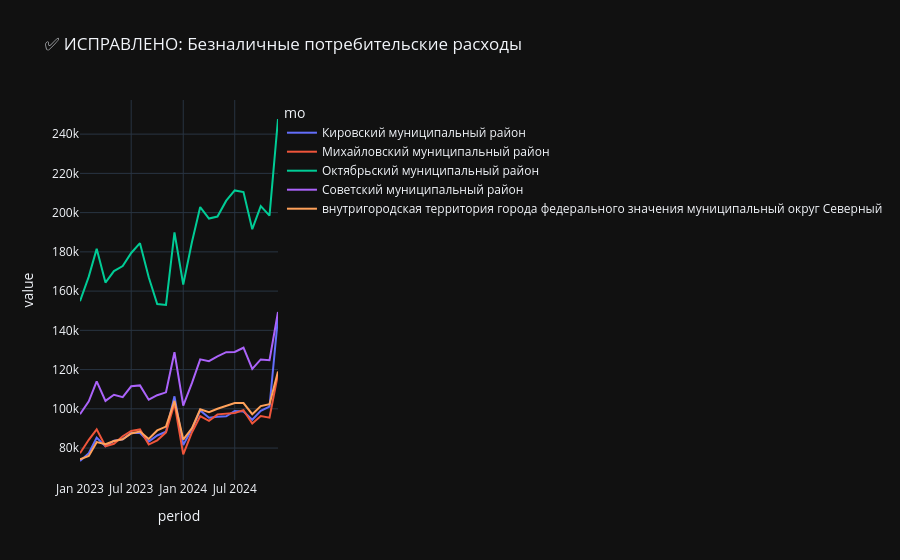

The cell this chart's notebook holds for it:
### Code cell
# --- ЧАСТЬ 1: ЧИНИМ НАШ ПРЕДЫДУЩИЙ ГРАФИК ---

# Группируем данные: для каждой даты и каждого МО считаем общую сумму, 
# чтобы избавиться от дубликатов (одинаковых названий районов)
df_plot_fixed = df_plot.groupby(['period', 'mo'])['value'].sum().reset_index()

# Рисуем исправленный график (теперь линии будут плавными!)
fig = px.line(df_plot_fixed, 
              x='period', y='value', color='mo', 
              title='✅ ИСПРАВЛЕНО: Безналичные потребительские расходы',
              template='plotly_dark')
fig.show()


# --- ЧАСТЬ 2: ДЕНЬ 2 - ОБОГАЩАЕМ ДАННЫЕ (СЛИЯНИЕ) ---

print("Начинаем процесс объединения таблиц...\n")

# 1. Загружаем макро-данные (общие траты по стране)
# Вспоминаем твой первый скриншот: там разделитель была запятая, поэтому sep=','
df_macro = pd.read_csv('consumer-spending.csv', sep=';')

# 2. Оставляем только категорию "Всего"
df_macro = df_macro[df_macro['category'] == 'Всего']

# 3. Переименовываем колонки, чтобы не запутаться при склейке
# date -> period (чтобы совпадало с главной таблицей)
# value -> macro_value (чтобы отличать от трат муниципалитета)
df_macro = df_macro.rename(columns={'date': 'period', 'value': 'macro_value'})
df_macro['period'] = pd.to_datetime(df_macro['period'])

# Нам нужны только дата и значение
df_macro = df_macro[['period', 'macro_value']]

# 4. ДЕЛАЕМ МАГИЮ (Склеиваем две таблицы по дате)
# Мы берем нашу очищенную таблицу df_clean и приклеиваем df_macro
df_final = pd.merge(df_clean, df_macro, on='period', how='left')

# Снова убираем дубликаты муниципалитетов по всей финальной базе
df_final = df_final.groupby(['period', 'mo']).agg({
    'value': 'sum',         # Траты в МО суммируем
    'macro_value': 'mean'   # Макро-траты (они одинаковые для даты) усредняем
}).reset_index()

print("Готово! Вот так теперь выглядит наша обогащенная база для нейросети:")
display(df_final.head())

print(f"\nВсего строк в нашей финальной базе: {df_final.shape[0]}")

### Figure 1 — Plotly figure (JSON) as saved in the notebook; plotly's stock layout.template omitted (floating-point values rounded to 4 significant figures)
{"data": [{"hovertemplate": "mo=Кировский муниципальный район<br>period=%{x}<br>value=%{y}<extra></extra>", "legendgroup": "Кировский муниципальный район", "line": {"color": "#636efa", "dash": "solid"}, "marker": {"symbol": "circle"}, "mode": "lines", "name": "Кировский муниципальный район", "orientation": "v", "showlegend": true, "type": "scatter", "x": ["2023-01-01T00:00:00.000000000", "2023-02-01T00:00:00.000000000", "2023-03-01T00:00:00.000000000", "2023-04-01T00:00:00.000000000", "2023-05-01T00:00:00.000000000", "2023-06-01T00:00:00.000000000", "2023-07-01T00:00:00.000000000", "2023-08-01T00:00:00.000000000", "2023-09-01T00:00:00.000000000", "2023-10-01T00:00:00.000000000", "2023-11-01T00:00:00.000000000", "2023-12-01T00:00:00.000000000", "2024-01-01T00:00:00.000000000", "2024-02-01T00:00:00.000000000", "2024-03-01T00:00:00.000000000", "2024-04-01T00:00:00.000000000", "2024-05-01T00:00:00.000000000", "2024-06-01T00:00:00.000000000", "2024-07-01T00:00:00.000000000", "2024-08-01T00:00:00.000000000", "2024-09-01T00:00:00.000000000", "2024-10-01T00:00:00.000000000", "2024-11-01T00:00:00.000000000", "2024-12-01T00:00:00.000000000"], "xaxis": "x", "y": [73400, 77377, 85238, 80975, 83762, 84415, 87666, 87694, 83264, 86400, 88291, 106368, 81485, 89816, 99206, 95463, 96008, 96173, 98873, 98668, 94398, 98982, 101159, 146771], "yaxis": "y"}, {"hovertemplate": "mo=Михайловский муниципальный район<br>period=%{x}<br>value=%{y}<extra></extra>", "legendgroup": "Михайловский муниципальный район", "line": {"color": "#EF553B", "dash": "solid"}, "marker": {"symbol": "circle"}, "mode": "lines", "name": "Михайловский муниципальный район", "orientation": "v", "showlegend": true, "type": "scatter", "x": ["2023-01-01T00:00:00.000000000", "2023-02-01T00:00:00.000000000", "2023-03-01T00:00:00.000000000", "2023-04-01T00:00:00.000000000", "2023-05-01T00:00:00.000000000", "2023-06-01T00:00:00.000000000", "2023-07-01T00:00:00.000000000", "2023-08-01T00:00:00.000000000", "2023-09-01T00:00:00.000000000", "2023-10-01T00:00:00.000000000", "2023-11-01T00:00:00.000000000", "2023-12-01T00:00:00.000000000", "2024-01-01T00:00:00.000000000", "2024-02-01T00:00:00.000000000", "2024-03-01T00:00:00.000000000", "2024-04-01T00:00:00.000000000", "2024-05-01T00:00:00.000000000", "2024-06-01T00:00:00.000000000", "2024-07-01T00:00:00.000000000", "2024-08-01T00:00:00.000000000", "2024-09-01T00:00:00.000000000", "2024-10-01T00:00:00.000000000", "2024-11-01T00:00:00.000000000", "2024-12-01T00:00:00.000000000"], "xaxis": "x", "y": [77313, 84195, 89555, 80905, 82177, 86000, 88749, 89493, 81792, 83919, 87896, 102779, 76772, 88079, 96236, 93887, 97179, 97659, 97850, 99306, 92508, 96296, 95490, 117776], "yaxis": "y"}, {"hovertemplate": "mo=Октябрьский муниципальный район<br>period=%{x}<br>value=%{y}<extra></extra>", "legendgroup": "Октябрьский муниципальный район", "line": {"color": "#00cc96", "dash": "solid"}, "marker": {"symbol": "circle"}, "mode": "lines", "name": "Октябрьский муниципальный район", "orientation": "v", "showlegend": true, "type": "scatter", "x": ["2023-01-01T00:00:00.000000000", "2023-02-01T00:00:00.000000000", "2023-03-01T00:00:00.000000000", "2023-04-01T00:00:00.000000000", "2023-05-01T00:00:00.000000000", "2023-06-01T00:00:00.000000000", "2023-07-01T00:00:00.000000000", "2023-08-01T00:00:00.000000000", "2023-09-01T00:00:00.000000000", "2023-10-01T00:00:00.000000000", "2023-11-01T00:00:00.000000000", "2023-12-01T00:00:00.000000000", "2024-01-01T00:00:00.000000000", "2024-02-01T00:00:00.000000000", "2024-03-01T00:00:00.000000000", "2024-04-01T00:00:00.000000000", "2024-05-01T00:00:00.000000000", "2024-06-01T00:00:00.000000000", "2024-07-01T00:00:00.000000000", "2024-08-01T00:00:00.000000000", "2024-09-01T00:00:00.000000000", "2024-10-01T00:00:00.000000000", "2024-11-01T00:00:00.000000000", "2024-12-01T00:00:00.000000000"], "xaxis": "x", "y": [154836, 167370, 181529, 164327, 170203, 172745, 179436, 184425, 167074, 153414, 152963, 189920, 163350, 185106, 202851, 196984, 198009, 206099, 211323, 210450, 191574, 203324, 198446, 247717], "yaxis": "y"}, {"hovertemplate": "mo=Советский муниципальный район<br>period=%{x}<br>value=%{y}<extra></extra>", "legendgroup": "Советский муниципальный район", "line": {"color": "#ab63fa", "dash": "solid"}, "marker": {"symbol": "circle"}, "mode": "lines", "name": "Советский муниципальный район", "orientation": "v", "showlegend": true, "type": "scatter", "x": ["2023-01-01T00:00:00.000000000", "2023-02-01T00:00:00.000000000", "2023-03-01T00:00:00.000000000", "2023-04-01T00:00:00.000000000", "2023-05-01T00:00:00.000000000", "2023-06-01T00:00:00.000000000", "2023-07-01T00:00:00.000000000", "2023-08-01T00:00:00.000000000", "2023-09-01T00:00:00.000000000", "2023-10-01T00:00:00.000000000", "2023-11-01T00:00:00.000000000", "2023-12-01T00:00:00.000000000", "2024-01-01T00:00:00.000000000", "2024-02-01T00:00:00.000000000", "2024-03-01T00:00:00.000000000", "2024-04-01T00:00:00.000000000", "2024-05-01T00:00:00.000000000", "2024-06-01T00:00:00.000000000", "2024-07-01T00:00:00.000000000", "2024-08-01T00:00:00.000000000", "2024-09-01T00:00:00.000000000", "2024-10-01T00:00:00.000000000", "2024-11-01T00:00:00.000000000", "2024-12-01T00:00:00.000000000"], "xaxis": "x", "y": [97242, 103796, 114016, 104023, 107158, 105941, 111478, 111921, 104646, 106923, 108401, 128860, 101675, 113212, 125224, 124306, 126698, 128854, 128989, 131134, 120370, 125164, 124809, 149403], "yaxis": "y"}, {"hovertemplate": "mo=внутригородская территория города федерального значения муниципальный округ Северный<br>period=%{x}<br>value=%{y}<extra></extra>", "legendgroup": "внутригородская территория города федерального значения муниципальный округ Северный", "line": {"color": "#FFA15A", "dash": "solid"}, "marker": {"symbol": "circle"}, "mode": "lines", "name": "внутригородская территория города федерального значения муниципальный округ Северный", "orientation": "v", "showlegend": true, "type": "scatter", "x": ["2023-01-01T00:00:00.000000000", "2023-02-01T00:00:00.000000000", "2023-03-01T00:00:00.000000000", "2023-04-01T00:00:00.000000000", "2023-05-01T00:00:00.000000000", "2023-06-01T00:00:00.000000000", "2023-07-01T00:00:00.000000000", "2023-08-01T00:00:00.000000000", "2023-09-01T00:00:00.000000000", "2023-10-01T00:00:00.000000000", "2023-11-01T00:00:00.000000000", "2023-12-01T00:00:00.000000000", "2024-01-01T00:00:00.000000000", "2024-02-01T00:00:00.000000000", "2024-03-01T00:00:00.000000000", "2024-04-01T00:00:00.000000000", "2024-05-01T00:00:00.000000000", "2024-06-01T00:00:00.000000000", "2024-07-01T00:00:00.000000000", "2024-08-01T00:00:00.000000000", "2024-09-01T00:00:00.000000000", "2024-10-01T00:00:00.000000000", "2024-11-01T00:00:00.000000000", "2024-12-01T00:00:00.000000000"], "xaxis": "x", "y": [74254, 75989, 83019, 81976, 83618, 84445, 87441, 88410, 84649, 88978, 90919, 104035, 84341, 90203, 99778, 98332, 100022, 101330, 102986, 102941, 97236, 101382, 102350, 118998], "yaxis": "y"}], "layout": {"legend": {"title": {"text": "mo"}, "tracegroupgap": 0}, "title": {"text": "✅ ИСПРАВЛЕНО: Безналичные потребительские расходы"}, "xaxis": {"anchor": "y", "domain": [0, 1], "title": {"text": "period"}}, "yaxis": {"anchor": "x", "domain": [0, 1], "title": {"text": "value"}}}}
